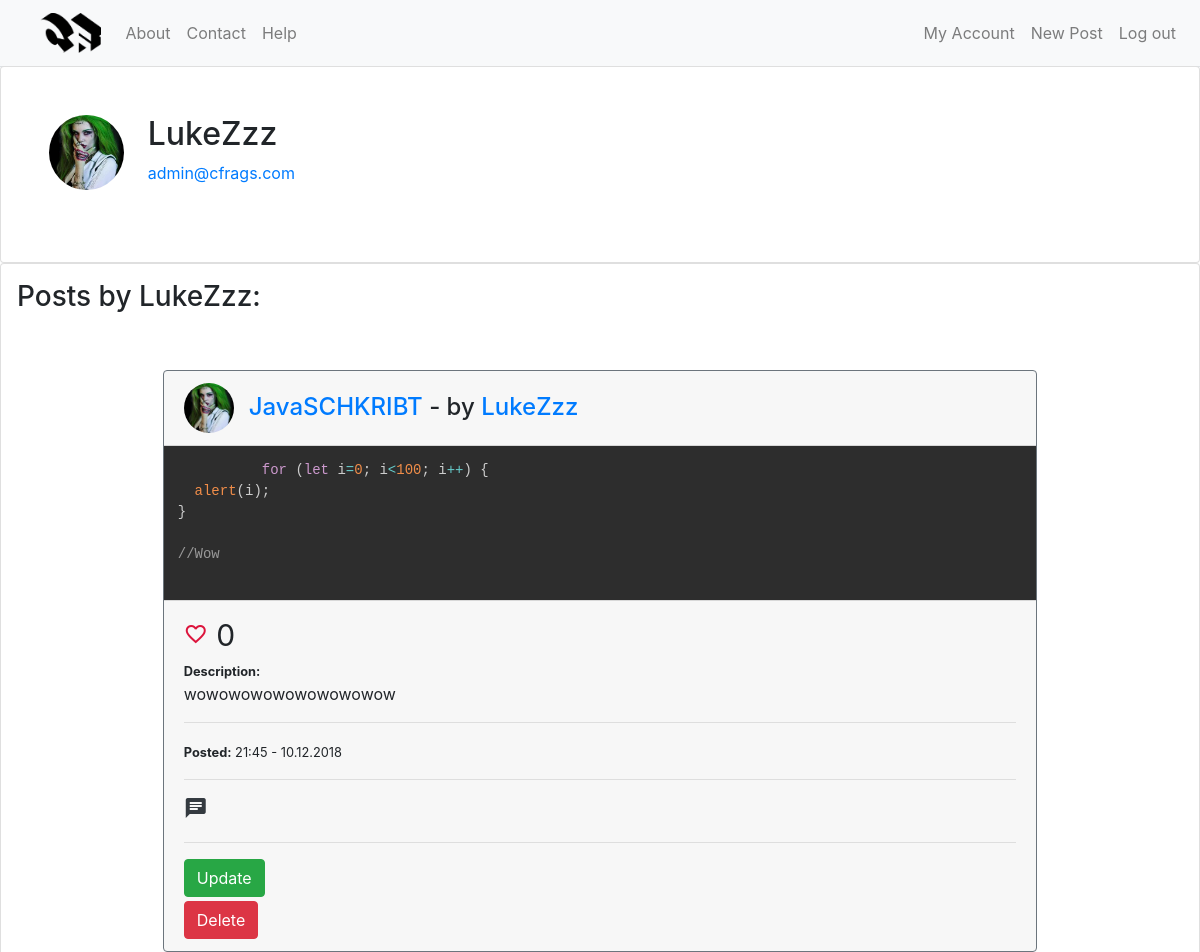
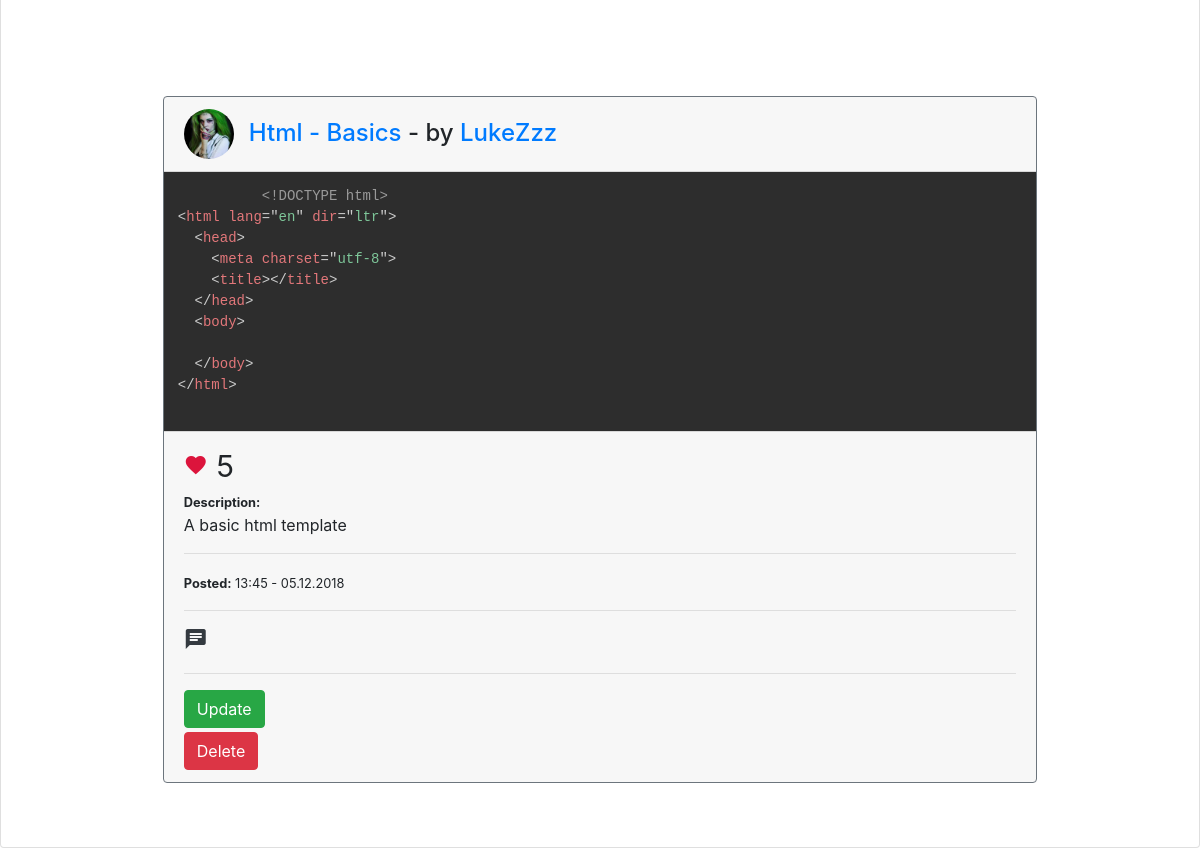
Before: /user/LukeZzz (signed in) with the older database file (2 pictures, top to bottom).
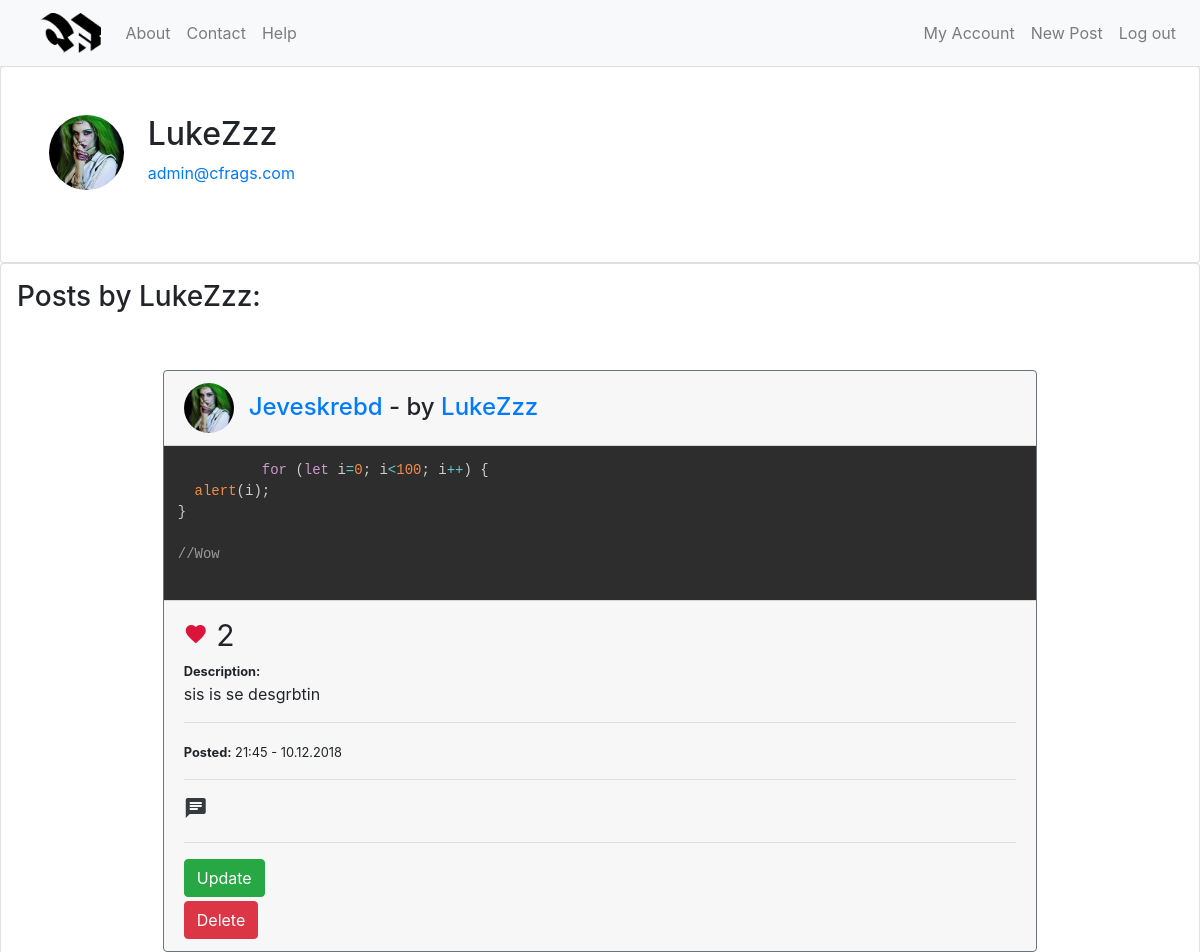
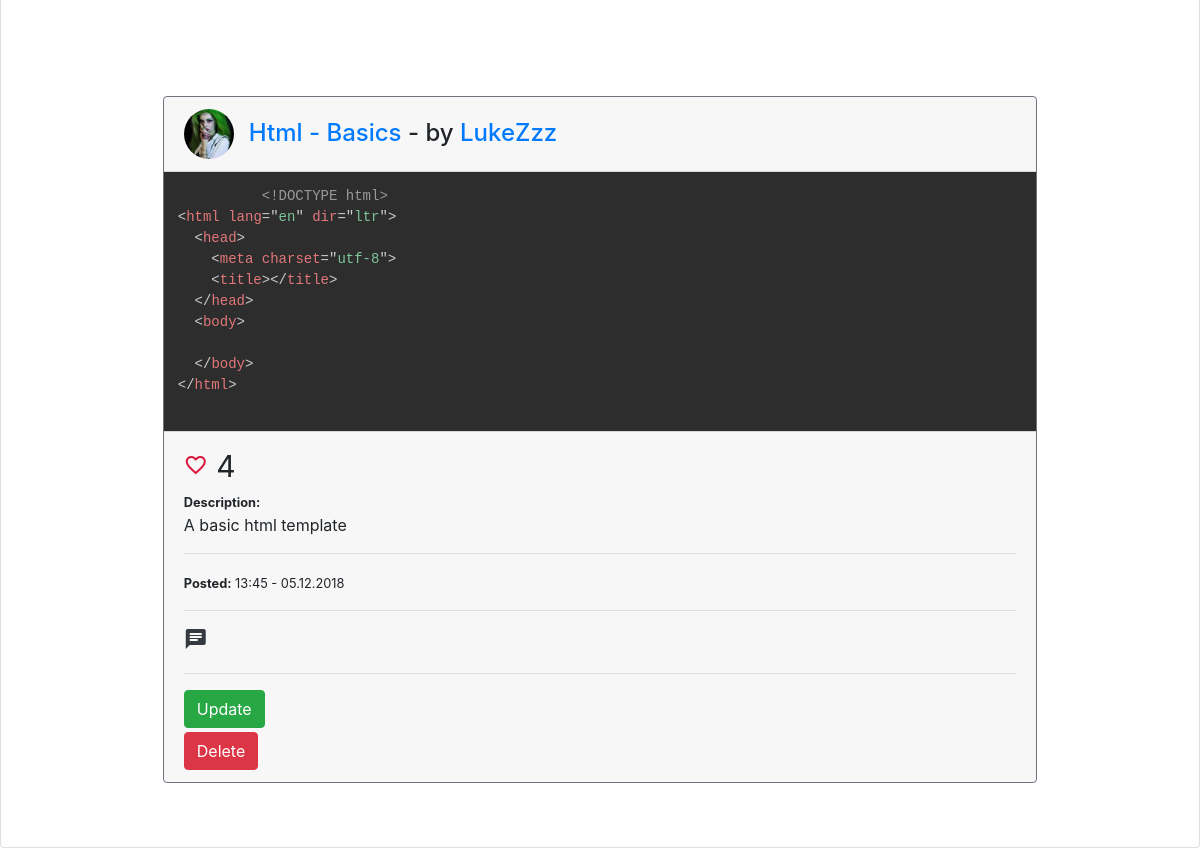
After: the same page with the newer database file (2 pictures, top to bottom).
### website/models.py (models this page shows, shortened)
class Post(db.Model):
    id = db.Column(db.Integer, primary_key=True)
    title = db.Column(db.String(50), nullable=False)
    datetime = db.Column(db.DateTime, nullable=False, default=datetime.utcnow)
    code = db.Column(db.Text, nullable=False)
    description = db.Column(db.Text, nullable=False)
    user_id = db.Column(db.Integer, db.ForeignKey('user.id'))
    language_id = db.Column(db.Integer, db.ForeignKey('language.id'))
    user_likes = db.relationship('PostLike', backref='likes', lazy=True)
    comments = db.relationship('Comment', backref='comments')
    language = db.relationship('Language', backref='language')

class User(db.Model, UserMixin):
    id = db.Column(db.Integer, primary_key=True)
    username = db.Column(db.String(20), unique=True, nullable=False)
    email = db.Column(db.String(120), unique=True, nullable=False)
    image_file = db.Column(db.String(20), nullable=False, default='default.jpg')
    password = db.Column(db.String(60), nullable=False)
    posts = db.relationship('Post', backref='author', lazy=True)
    liked_comments = db.relationship('CommentLike', backref='user', lazy=True)
    liked_posts = db.relationship('PostLike', backref='user', lazy=True)

### website/users/routes.py (the view)
@users.route("/user/<string:username>")
def user(username):
    user = User.query.filter_by(username=username).first_or_404()
    posts = Post.query.filter_by(author=user)\
        .order_by(Post.datetime.desc())
    return render_template('user_posts.html', posts=posts, user=user, getLikeIcon=getLikeIcon, getLikeUrl=getLikeUrl)

### website/main/routes.py (called while the page is built)
def getLikeIcon(post):
        liked = PostLike.query.filter_by(user_id=current_user.id, post_id=post.id).first()
        if liked:
            return 'favorite'
        return 'favorite_border'

def getLikeUrl(post):
    liked = PostLike.query.filter_by(user_id=current_user.id, post_id=post.id).first()
    if liked:
        return 'posts.unlike'
    return 'posts.like'

### website/models.py (called while the page is built)
@login_manager.user_loader
def load_user(user_id):
    return User.query.get(int(user_id))

### website/templates/user_posts.html
{% extends "layout.html" %}
{% block content %}
  <div class="card w-100 p-5 ml-auto mr-auto" style="margin-top: -18px;">
    <div class="media">
      <img style="height: 75px" class="rounded-circle account-img mb-4 mr-4" src="{{ url_for('static', filename='profile_pics/' + user.image_file) }}">
      <div class="media-body h-100">
        <h2 class="account-heading">{{ user.username }}</h2>
        <p class="text-secondary"><a href="mailto:user.email">{{ user.email }}</a></p>
      </div>
    </div>
  </div>
  <div class="card w-100 p-3">
    <h3>Posts by {{ user.username }}:</h3>
    {% include "posts.html" %}
  </div>
{% endblock content %}

### website/templates/posts.html
{% if posts.count() > 0 %}
  {% for post in posts %}
  <div class="card w-75 ml-auto mr-auto m-5 border-secondary">
    <div class="card-header">
      <div class="w-25">
        <img style="width:50px;float:left;" class="rounded-circle account-img" src="{{ url_for('static', filename='profile_pics/' + post.author.image_file) }}" alt="">
      </div>
      <div class="felx-column">
        <h4 style="position:relative;left:15px;top:10px;"><a href="{{ url_for('posts.post', id=post.id) }}" style="text-decoration:none;">{{ post.title }}</a> - by <a alt="{{ post.author.username }}" title="{{ post.author.username }}" href="{{ url_for('users.user', username=post.author.username) }}" style="width:50px;height:50px;text-decoration:none;">{{ post.author.username }}</a></h4>
      </div>
    </div>
    <div class="card-body p-0">
        <pre class="language-{{ post.language.name }} m-0">
          <code>{{ post.code }}</code>
        </pre>
    </div>
    <div class="card-footer">
      {% if current_user.is_authenticated %}
      <a href="{{ url_for(getLikeUrl(post), id=post.id) }}"><i class="material-icons like_button">{{ getLikeIcon(post) }}</i></a><small style="font-size: 30px;"> {{ post.user_likes|length }}</small><br>
      {% endif %}
      <small><b>Description:</b></small>
      <p>{{ post.description }}</p>
      <hr>
      <small><b>Posted:</b> {{ post.datetime.strftime('%H:%M - %d.%m.%Y') }}</small>
      {% if current_user.is_authenticated %}
        <hr>
        <a href="{{ url_for('posts.post', id=post.id) }}"><i class="material-icons text-dark">chat</i></a><br>
      {% endif %}
      {% if post.author == current_user %}
      <hr>
      <form action="{{ url_for('posts.update_post', id=post.id) }}" method="GET">
        <input class="btn btn-success mb-1" type="submit" value="Update">
      </form>
      <form action="{{ url_for('posts.delete_post', id=post.id) }}" method="POST">
        <input class="btn btn-danger" type="submit" value="Delete">
      </form>
      {% endif %}
    </div>
  </div>
  {% endfor %}
{% else %}
  <div class="text-center w-100">
    <h1>No posts found...</h1>
  </div>
{% endif %}

Changed rows visible on the page:
changed Post: title "JavaSCHKRIBT" → "Jeveskrebd"; user_likes|length "0" → "2"; description "wowowowowowowowowow" → "sis is se desgrbtin"
computed for Post "Html - Basics": user_likes|length "5" → "4"
